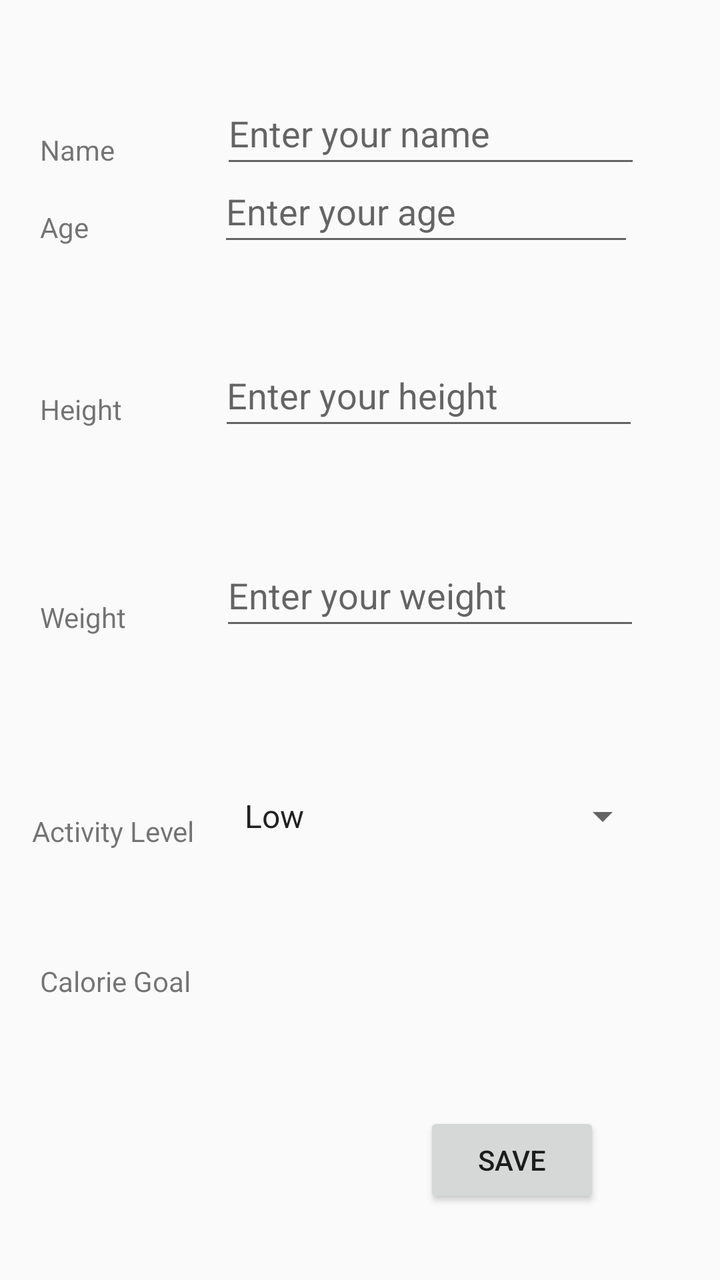
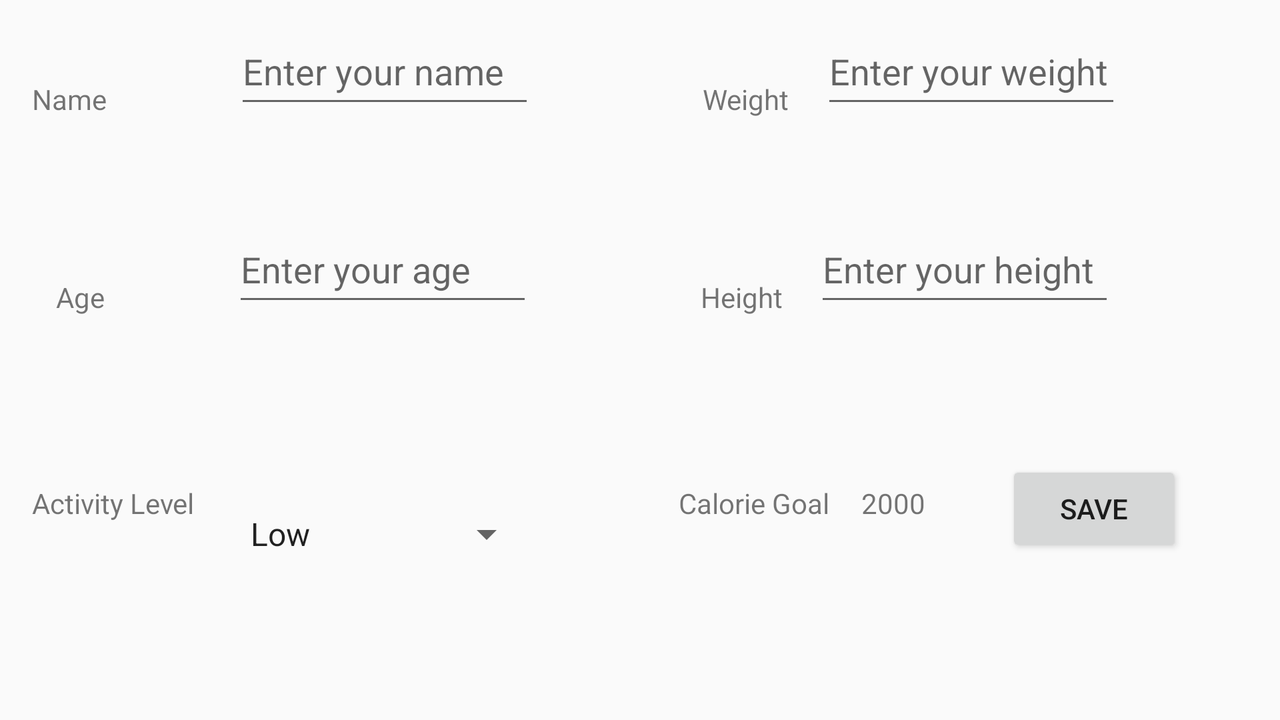

One screen, two layout resources from the same app: the default and the author's alternative for another configuration. Each is rendered where Android would select it; the XML of both is given below.
<!-- AndroidManifest.xml: application theme Theme.OptionsMenu -->
<!-- res/layout/activity_profile.xml -->
<?xml version="1.0" encoding="utf-8"?>
<androidx.constraintlayout.widget.ConstraintLayout xmlns:android="http://schemas.android.com/apk/res/android"
    xmlns:app="http://schemas.android.com/apk/res-auto"
    xmlns:tools="http://schemas.android.com/tools"
    android:id="@+id/main"
    android:layout_width="match_parent"
    android:layout_height="match_parent"
    tools:context=".ProfileActivity">

    <TextView
        android:id="@+id/txvName"
        android:layout_width="wrap_content"
        android:layout_height="wrap_content"
        android:layout_marginStart="20dp"
        android:layout_marginTop="50dp"
        android:text="@string/name"
        app:layout_constraintBottom_toTopOf="@+id/txvAge"
        app:layout_constraintStart_toStartOf="parent"
        app:layout_constraintTop_toTopOf="parent"
        app:layout_constraintVertical_bias="0.437" />

    <TextView
        android:id="@+id/txvAge"
        android:layout_width="0dp"
        android:layout_height="wrap_content"
        android:layout_marginStart="20dp"
        android:layout_marginBottom="72dp"
        android:text="@string/age"
        app:layout_constraintBottom_toTopOf="@+id/txvHeight"
        app:layout_constraintStart_toStartOf="parent" />

    <TextView
        android:id="@+id/txvHeight"
        android:layout_width="wrap_content"
        android:layout_height="wrap_content"
        android:layout_marginStart="20dp"
        android:layout_marginBottom="85dp"
        android:text="@string/height"
        app:layout_constraintBottom_toTopOf="@+id/txvWeight"
        app:layout_constraintStart_toStartOf="parent" />

    <TextView
        android:id="@+id/txvWeight"
        android:layout_width="wrap_content"
        android:layout_height="wrap_content"
        android:layout_marginStart="20dp"
        android:layout_marginBottom="88dp"
        android:text="@string/weight"
        app:layout_constraintBottom_toTopOf="@+id/txvActvityLevel"
        app:layout_constraintStart_toStartOf="parent" />

    <TextView
        android:id="@+id/txvActvityLevel"
        android:layout_width="wrap_content"
        android:layout_height="wrap_content"
        android:layout_marginStart="16dp"
        android:layout_marginBottom="56dp"
        android:text="@string/activity_level"
        app:layout_constraintBottom_toTopOf="@+id/txvGoalLabel"
        app:layout_constraintStart_toStartOf="parent" />

    <EditText
        android:id="@+id/etName"
        android:layout_width="wrap_content"
        android:layout_height="wrap_content"
        android:layout_marginTop="50dp"
        android:autofillHints=""
        android:ems="10"
        android:hint="@string/enter_your_name"
        android:inputType="text"
        android:minHeight="48dp"
        app:layout_constraintBottom_toTopOf="@+id/etAge"
        app:layout_constraintEnd_toEndOf="parent"
        app:layout_constraintHorizontal_bias="0.571"
        app:layout_constraintStart_toEndOf="@+id/txvName"
        app:layout_constraintTop_toTopOf="parent"
        app:layout_constraintVertical_bias="0.507" />

    <EditText
        android:id="@+id/etAge"
        android:layout_width="208dp"
        android:layout_height="48dp"
        android:layout_marginBottom="44dp"
        android:autofillHints=""
        android:ems="10"
        android:hint="@string/enter_your_age"
        android:inputType="number"
        app:layout_constraintBottom_toTopOf="@+id/etHeight"
        app:layout_constraintEnd_toEndOf="parent"
        app:layout_constraintHorizontal_bias="0.6"
        app:layout_constraintStart_toEndOf="@+id/txvAge" />

    <EditText
        android:id="@+id/etHeight"
        android:layout_width="wrap_content"
        android:layout_height="wrap_content"
        android:layout_marginBottom="52dp"
        android:autofillHints=""
        android:ems="10"
        android:hint="@string/enter_your_height"
        android:importantForAutofill="no"
        android:inputType="number|numberDecimal"
        android:minHeight="48dp"
        app:layout_constraintBottom_toTopOf="@+id/etWeight"
        app:layout_constraintEnd_toEndOf="parent"
        app:layout_constraintHorizontal_bias="0.544"
        app:layout_constraintStart_toEndOf="@+id/txvHeight"
        tools:ignore="TextFields" />

    <EditText
        android:id="@+id/etWeight"
        android:layout_width="wrap_content"
        android:layout_height="wrap_content"
        android:layout_marginBottom="64dp"
        android:autofillHints=""
        android:ems="10"
        android:hint="@string/enter_your_weight"
        android:inputType="number|numberDecimal"
        android:minHeight="48dp"
        app:layout_constraintBottom_toTopOf="@+id/spnActivityLevel"
        app:layout_constraintEnd_toEndOf="parent"
        app:layout_constraintHorizontal_bias="0.537"
        app:layout_constraintStart_toEndOf="@+id/txvWeight" />

    <Button
        android:id="@+id/btnSave"
        android:layout_width="wrap_content"
        android:layout_height="wrap_content"
        android:layout_marginEnd="60dp"
        android:layout_marginBottom="36dp"
        android:text="@string/save"
        app:layout_constraintBottom_toBottomOf="parent"
        app:layout_constraintEnd_toEndOf="parent" />

    <Spinner
        android:id="@+id/spnActivityLevel"
        android:layout_width="211dp"
        android:layout_height="48dp"
        android:layout_marginBottom="124dp"
        android:entries="@array/activity_level"
        app:layout_constraintBottom_toTopOf="@+id/btnSave"
        app:layout_constraintEnd_toEndOf="parent"
        app:layout_constraintHorizontal_bias="0.33"
        app:layout_constraintStart_toEndOf="@+id/txvActvityLevel" />

    <TextView
        android:id="@+id/txvGoalLabel"
        android:layout_width="wrap_content"
        android:layout_height="wrap_content"
        android:layout_marginStart="20dp"
        android:layout_marginBottom="140dp"
        android:text="@string/calorie_goal"
        app:layout_constraintBottom_toBottomOf="parent"
        app:layout_constraintStart_toStartOf="parent" />

    <TextView
        android:id="@+id/txvGoal"
        android:layout_width="wrap_content"
        android:layout_height="wrap_content"
        android:layout_marginTop="48dp"
        app:layout_constraintBottom_toBottomOf="parent"
        app:layout_constraintEnd_toEndOf="parent"
        app:layout_constraintHorizontal_bias="0.134"
        app:layout_constraintStart_toEndOf="@+id/txvGoalLabel"
        app:layout_constraintTop_toBottomOf="@+id/spnActivityLevel"
        app:layout_constraintVertical_bias="0.007" />
</androidx.constraintlayout.widget.ConstraintLayout>
<!-- resources referenced by this layout -->
<resources>
  <string-array name="activity_level">
          <item>Low</item>
          <item>Medium</item>
          <item>High</item>
      </string-array>
  <string name="activity_level">Activity Level</string>
  <string name="age">Age</string>
  <string name="calorie_goal">Calorie Goal</string>
  <string name="enter_your_age">Enter your age</string>
  <string name="enter_your_height">Enter your height</string>
  <string name="enter_your_name">Enter your name</string>
  <string name="enter_your_weight">Enter your weight</string>
  <string name="height">Height</string>
  <string name="name">Name</string>
  <string name="save">Save</string>
  <string name="weight">Weight</string>
  <style name="Theme.OptionsMenu" parent="Base.Theme.OptionsMenu" />
  <style name="Base.Theme.OptionsMenu" parent="Theme.AppCompat.Light.DarkActionBar">
          <item name="colorPrimary">@color/purple</item>
          
          
      </style>
</resources>
<!-- res/layout-land/activity_profile.xml (the author's variant of the layout above) -->
<!-- drawn on the phone turned sideways -->
<?xml version="1.0" encoding="utf-8"?>
<androidx.constraintlayout.widget.ConstraintLayout xmlns:android="http://schemas.android.com/apk/res/android"
    xmlns:app="http://schemas.android.com/apk/res-auto"
    xmlns:tools="http://schemas.android.com/tools"
    android:id="@+id/main"
    android:layout_width="match_parent"
    android:layout_height="match_parent"
    tools:context=".ProfileActivity">

    

    

    <TextView
        android:id="@+id/txvName"
        android:layout_width="wrap_content"
        android:layout_height="wrap_content"
        android:layout_marginStart="16dp"
        android:layout_marginTop="40dp"
        android:text="@string/name"
        app:layout_constraintStart_toStartOf="parent"
        app:layout_constraintTop_toTopOf="parent" />

    <EditText
        android:id="@+id/etName"
        android:layout_width="150dp"
        android:layout_height="50dp"
        android:layout_marginStart="64dp"
        android:hint="@string/enter_your_name"
        android:inputType="text"
        app:layout_constraintBottom_toBottomOf="@id/txvName"
        app:layout_constraintStart_toEndOf="@id/txvName" />

    <TextView
        android:id="@+id/txvWeight"
        android:layout_width="wrap_content"
        android:layout_height="wrap_content"
        android:layout_marginStart="84dp"
        android:text="@string/weight"
        app:layout_constraintStart_toEndOf="@id/etName"
        app:layout_constraintTop_toTopOf="@id/txvName" />

    <EditText
        android:id="@+id/etWeight"
        android:layout_width="150dp"
        android:layout_height="50dp"
        android:layout_marginStart="16dp"
        android:hint="@string/enter_your_weight"
        android:inputType="numberDecimal"
        app:layout_constraintBottom_toBottomOf="@id/txvWeight"
        app:layout_constraintStart_toEndOf="@id/txvWeight" />

    

    

    <TextView
        android:id="@+id/txvAge"
        android:layout_width="wrap_content"
        android:layout_height="wrap_content"
        android:layout_marginStart="28dp"
        android:layout_marginTop="80dp"
        android:text="@string/age"
        app:layout_constraintStart_toStartOf="parent"
        app:layout_constraintTop_toBottomOf="@id/txvName" />

    <EditText
        android:id="@+id/etAge"
        android:layout_width="150dp"
        android:layout_height="50dp"
        android:layout_marginStart="64dp"
        android:hint="@string/enter_your_age"
        android:inputType="number"
        app:layout_constraintBottom_toBottomOf="@id/txvAge"
        app:layout_constraintStart_toEndOf="@id/txvAge" />

    <TextView
        android:id="@+id/txvHeight"
        android:layout_width="wrap_content"
        android:layout_height="wrap_content"
        android:layout_marginStart="84dp"
        android:text="@string/height"
        app:layout_constraintStart_toEndOf="@id/etAge"
        app:layout_constraintTop_toTopOf="@id/txvAge" />

    <EditText
        android:id="@+id/etHeight"
        android:layout_width="150dp"
        android:layout_height="50dp"
        android:layout_marginStart="16dp"
        android:hint="@string/enter_your_height"
        android:inputType="numberDecimal"
        app:layout_constraintBottom_toBottomOf="@id/txvHeight"
        app:layout_constraintStart_toEndOf="@id/txvHeight" />

    

    
    <TextView
        android:id="@+id/txvActvityLevel"
        android:layout_width="wrap_content"
        android:layout_height="wrap_content"
        android:layout_marginStart="16dp"
        android:layout_marginTop="84dp"
        android:text="@string/activity_level"
        app:layout_constraintStart_toStartOf="parent"
        app:layout_constraintTop_toBottomOf="@id/txvAge" />

    <Spinner
        android:id="@+id/spnActivityLevel"
        android:layout_width="150dp"
        android:layout_height="50dp"
        android:layout_marginStart="20dp"
        android:entries="@array/activity_level"
        app:layout_constraintStart_toEndOf="@id/txvActvityLevel"
        app:layout_constraintTop_toTopOf="@id/txvActvityLevel" />

    <TextView
        android:id="@+id/txvGoalLabel"
        android:layout_width="wrap_content"
        android:layout_height="wrap_content"
        android:layout_marginStart="72dp"
        android:text="@string/calorie_goal"
        app:layout_constraintStart_toEndOf="@id/spnActivityLevel"
        app:layout_constraintTop_toTopOf="@id/spnActivityLevel" />

    <TextView
        android:id="@+id/txvGoal"
        android:layout_width="wrap_content"
        android:layout_height="wrap_content"
        android:layout_marginStart="16dp"
        android:text="@string/_2000"
        app:layout_constraintStart_toEndOf="@id/txvGoalLabel"
        app:layout_constraintTop_toTopOf="@id/txvGoalLabel" />

    
    <Button
        android:id="@+id/btnSave"
        android:layout_width="wrap_content"
        android:layout_height="wrap_content"
        android:text="@string/save"
        app:layout_constraintBottom_toBottomOf="parent"
        app:layout_constraintEnd_toEndOf="parent"
        app:layout_constraintHorizontal_bias="0.911"
        app:layout_constraintStart_toStartOf="parent"
        app:layout_constraintTop_toTopOf="parent"
        app:layout_constraintVertical_bias="0.738" />
</androidx.constraintlayout.widget.ConstraintLayout>
<!-- resources referenced by the variant -->
<!-- as the phone turned sideways resolves them -->
<resources>
  <string-array name="activity_level">
          <item>Low</item>
          <item>Medium</item>
          <item>High</item>
      </string-array>
  <string name="_2000">2000</string>
  <string name="activity_level">Activity Level</string>
  <string name="age">Age</string>
  <string name="calorie_goal">Calorie Goal</string>
  <string name="enter_your_age">Enter your age</string>
  <string name="enter_your_height">Enter your height</string>
  <string name="enter_your_name">Enter your name</string>
  <string name="enter_your_weight">Enter your weight</string>
  <string name="height">Height</string>
  <string name="name">Name</string>
  <string name="save">Save</string>
  <string name="weight">Weight</string>
  <style name="Theme.OptionsMenu" parent="Base.Theme.OptionsMenu" />
  <style name="Base.Theme.OptionsMenu" parent="Theme.AppCompat.Light.DarkActionBar">
          <item name="colorPrimary">@color/purple</item>
          
          
      </style>
</resources>
